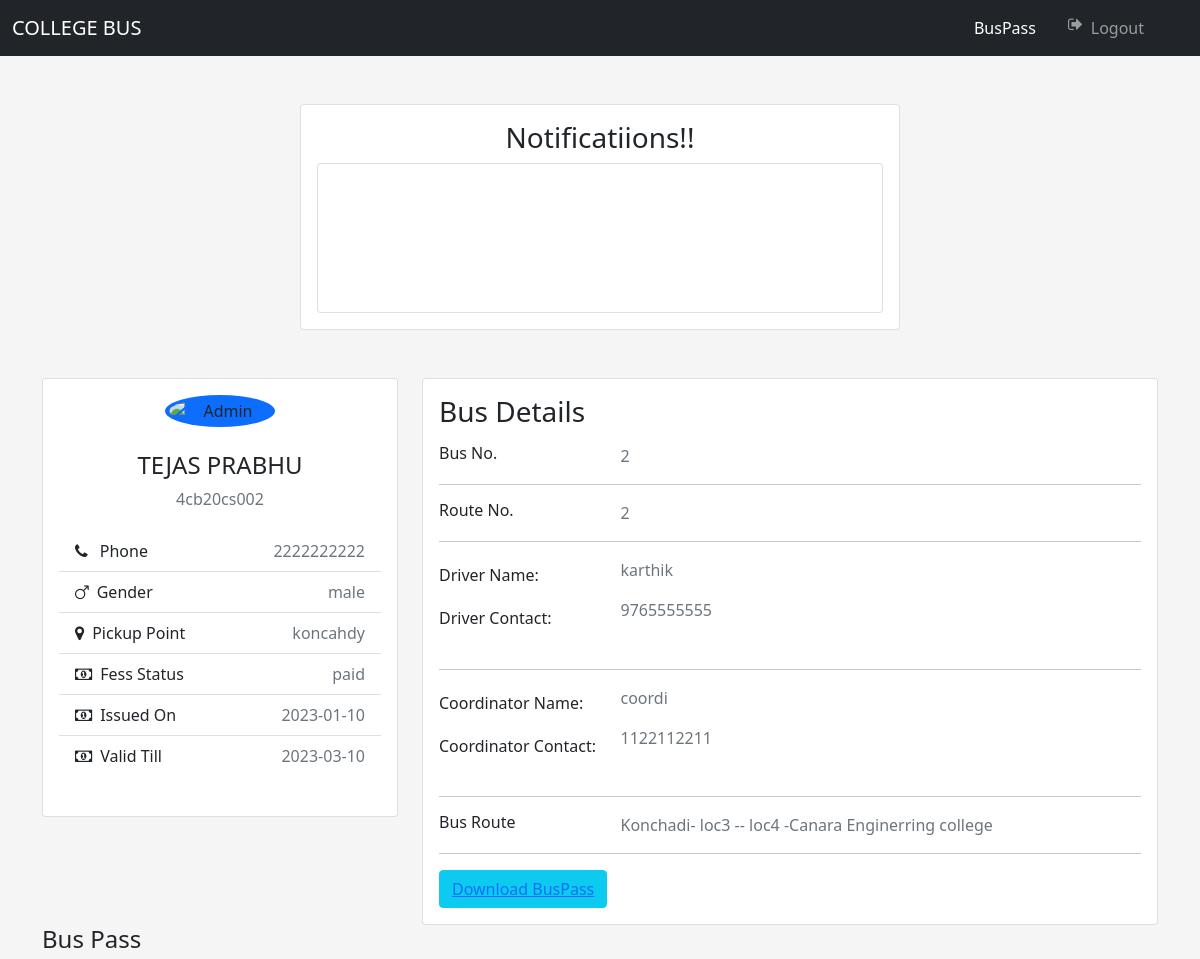
The app's page /userpage.php (signed in, upper part), older data.
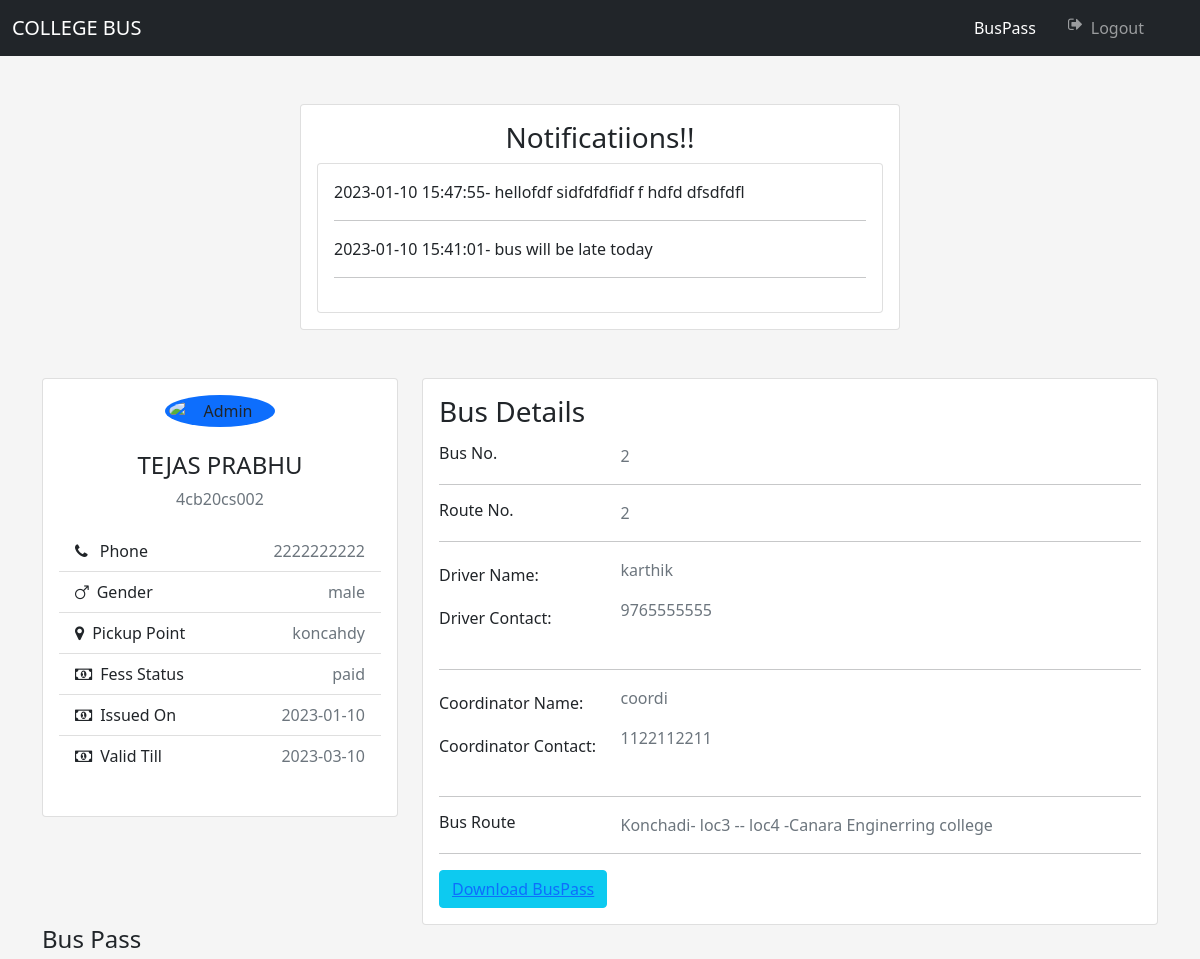
The same page, newer data.
### tables this page shows
CREATE TABLE `route` (
  `Route_no` int(11) NOT NULL,
  `Start_loc` varchar(30) DEFAULT NULL,
  `End_loc` varchar(30) DEFAULT NULL
);

CREATE TABLE `location` (
  `Route_no` int(11) NOT NULL,
  `Loc` varchar(30) NOT NULL
);

CREATE TABLE `notification` (
  `id` int(11) NOT NULL,
  `date` timestamp NOT NULL DEFAULT current_timestamp() ON UPDATE current_timestamp(),
  `text` text NOT NULL
);

### userpage.php (the view, shortened to what the changed rows need)
<!DOCTYPE html>
<html lang="en">
<head>
  <link href="https://cdn.jsdelivr.net/npm/bootstrap@5.0.2/dist/css/bootstrap.min.css" rel="stylesheet"
>
  <link rel="stylesheet" href="https://cdnjs.cloudflare.com/ajax/libs/font-awesome/4.7.0/css/font-awesome.min.css">
</head>
<body style="background-color: whitesmoke;">
  <?php
  require_once('methods/connect.php');
  $user_usn = $_SESSION['usn'];
  $querystudent = "SELECT* FROM STUDENT WHERE USN = '$user_usn' ";
  $result1 = $conn->query($querystudent);
  if ($result1->num_rows > 0) {
    while ($row = mysqli_fetch_assoc($result1)) {
      $busno = $row['Bus_no'];
    }
  }
  $querybus = "SELECT* FROM BUS WHERE Bus_no = '$busno' ";
  $result2 = $conn->query($querybus);
  if ($result2->num_rows > 0) {
    while ($row = mysqli_fetch_assoc($result2)) {
      $routeno = $row['Route_no'];
    }
  }
  ?>
  <div class="container-sm card mt-5 w-50 p-3">
    <div class="text-center">
      <h3>Notificatiions!!</h3>
    </div>
    <div class="card p-3" style="height:150px;overflow-y:scroll;">
      <?php
      $query = "select * from NOTIFICATION ORDER BY date desc";
      $result = $conn->query($query);
      if ($result->num_rows > 0) {
        while ($row0 = mysqli_fetch_assoc($result)) {
          echo "  " . $row0["date"];
          echo "-\t" . $row0["text"] . "<hr>";
        }
      }
      ?>
    </div>
  </div>
  <div class="container mt-5">
    <div class="main-body">
      <div class="row">
        <div class="col-lg-8">
          <div class="card">
            <div class="card-body">
              <div class="row">
                <div class="col-sm-3">
                  <h6 class="mb-0">Bus Route</h6>
                </div>
                <div class="col-sm-9 text-secondary">
                  <?php
                  $query = "select * from `ROUTE` WHERE Route_no = '$routeno'";
                  $result = $conn->query($query);
                  if ($result->num_rows > 0) {
                    while ($row = mysqli_fetch_assoc($result)) {
                      $x = $row["Route_no"];
                      $query1 = "select * from `LOCATION` l where l.Route_no=$x";
                      $result1 = $conn->query($query1);
                      echo $row['Start_loc'];
                      while ($row1 = mysqli_fetch_assoc($result1)) {
                        echo "- " . $row1['Loc'] . " -";
                      }
                      echo $row["End_loc"];
                    }
                  }
                  ?>
                </div>
              </div>
            </div>
          </div>
        </div>
      </div>
    </div>
  </div>
</body>
</html>

Row changes from the older to the newer data that the page shows:
added notification: date "2023-01-10 15:47:55", text "hellofdf sidfdfdfidf f hdfd dfsdfdfl"
added notification: date "2023-01-10 15:41:01", text "bus will be late today"
